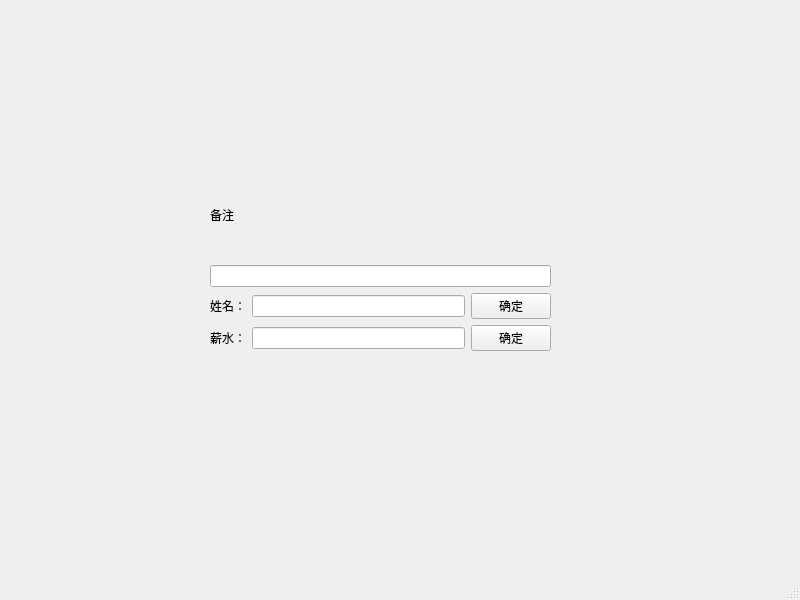
<?xml version="1.0" encoding="UTF-8"?>
<ui version="4.0">
 <class>MainWindow</class>
 <widget class="QMainWindow" name="MainWindow">
  <property name="geometry">
   <rect>
    <x>0</x>
    <y>0</y>
    <width>800</width>
    <height>600</height>
   </rect>
  </property>
  <property name="windowTitle">
   <string>MainWindow</string>
  </property>
  <widget class="QWidget" name="centralwidget">
   <widget class="QWidget" name="">
    <property name="geometry">
     <rect>
      <x>210</x>
      <y>170</y>
      <width>341</width>
      <height>181</height>
     </rect>
    </property>
    <layout class="QVBoxLayout" name="verticalLayout">
     <item>
      <widget class="QLabel" name="label">
       <property name="text">
        <string>备注</string>
       </property>
      </widget>
     </item>
     <item>
      <widget class="QLineEdit" name="lineEdit"/>
     </item>
     <item>
      <layout class="QHBoxLayout" name="horizontalLayout">
       <item>
        <widget class="QLabel" name="label_2">
         <property name="text">
          <string>姓名：</string>
         </property>
        </widget>
       </item>
       <item>
        <widget class="QLineEdit" name="lineEdit_2"/>
       </item>
       <item>
        <widget class="QPushButton" name="pushButton">
         <property name="text">
          <string>确定</string>
         </property>
        </widget>
       </item>
      </layout>
     </item>
     <item>
      <layout class="QHBoxLayout" name="horizontalLayout_2">
       <item>
        <widget class="QLabel" name="label_3">
         <property name="text">
          <string>薪水：</string>
         </property>
        </widget>
       </item>
       <item>
        <widget class="QLineEdit" name="lineEdit_3"/>
       </item>
       <item>
        <widget class="QPushButton" name="pushButton_2">
         <property name="text">
          <string>确定</string>
         </property>
        </widget>
       </item>
      </layout>
     </item>
    </layout>
   </widget>
  </widget>
  <widget class="QMenuBar" name="menubar">
   <property name="geometry">
    <rect>
     <x>0</x>
     <y>0</y>
     <width>800</width>
     <height>23</height>
    </rect>
   </property>
  </widget>
  <widget class="QStatusBar" name="statusbar"/>
 </widget>
 <resources/>
 <connections/>
</ui>
